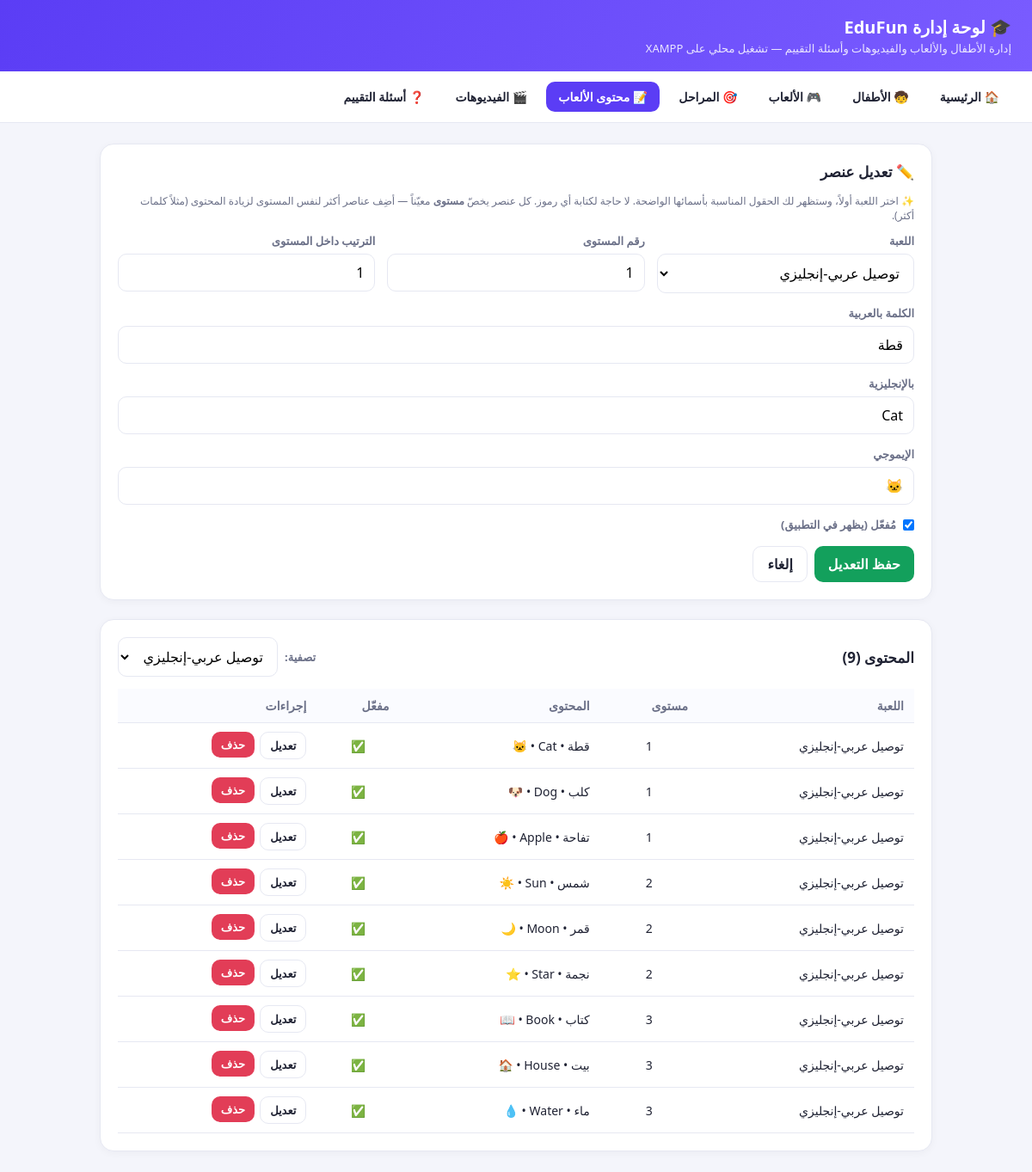
/admin/game_items.php?edit=20, run on the app's committed database.
### tables this page shows
CREATE TABLE IF NOT EXISTS game_items (
  id           INT AUTO_INCREMENT PRIMARY KEY,
  game_code    VARCHAR(40)  NOT NULL,
  level_number TINYINT      NOT NULL DEFAULT 1,
  text1        VARCHAR(300) NOT NULL DEFAULT '',
  text2        VARCHAR(300) NOT NULL DEFAULT '',
  text3        VARCHAR(300) NOT NULL DEFAULT '',
  text4        VARCHAR(300) NOT NULL DEFAULT '',
  sort_order   INT          NOT NULL DEFAULT 0,
  is_active    TINYINT(1)   NOT NULL DEFAULT 1,
  KEY idx_game_level (game_code, level_number)
);

### admin/game_items.php (the view, shortened to what this page needs)
<?php
require_once __DIR__ . '/inc.php';
$textGames = [
    'word_game'        => 'ترتيب الكلمات',
    'english_spelling' => 'التهجئة الإنجليزية',
    'sentence_game'    => 'تكوين الجُمل',
    'ar_en_matching'   => 'توصيل عربي-إنجليزي',
    'grammar_matching' => 'توصيل الإعراب',
    'question_builder' => 'صانع الأسئلة',
    'error_hunter'     => 'صائد الأخطاء',
];
$editing = null;
if (isset($_GET['edit'])) {
    $stmt = $pdo->prepare("SELECT * FROM game_items WHERE id = ?");
    $stmt->execute([(int) $_GET['edit']]);
    $editing = $stmt->fetch();
}
$filter = $_GET['game'] ?? ($editing['game_code'] ?? '');
if ($filter !== '' && isset($textGames[$filter])) {
    $stmt = $pdo->prepare(
        "SELECT * FROM game_items WHERE game_code = ? ORDER BY level_number, sort_order, id"
    );
    $stmt->execute([$filter]);
    $rows = $stmt->fetchAll();
} else {
    $rows = $pdo->query("SELECT * FROM game_items ORDER BY game_code, level_number, sort_order, id")->fetchAll();
}
$activeChecked = (!$editing || (int) ($editing['is_active'] ?? 1) === 1) ? 'checked' : '';
?>
<div class="card">
  <h2><?= $editing ? '✏️ تعديل عنصر' : '➕ إضافة عنصر جديد' ?></h2>
  <p class="hint">✨ اختر اللعبة أولاً، وستظهر لك الحقول المناسبة بأسمائها الواضحة. لا حاجة لكتابة أي رموز.
     كل عنصر يخصّ <b>مستوى</b> معيّناً — أضِف عناصر أكثر لنفس المستوى لزيادة المحتوى (مثلاً كلمات أكثر).</p>
  <form method="post">
    <div class="grid">
      <div>
        <label>اللعبة</label>
        <select name="game_code" id="game_code" required onchange="applyLabels()">
          <?php foreach ($textGames as $code => $name): ?>
            <option value="<?= h($code) ?>" <?= ($editing['game_code'] ?? '') === $code ? 'selected' : '' ?>><?= h($name) ?></option>
          <?php endforeach; ?>
        </select>
      </div>
      <div>
        <label>رقم المستوى</label>
        <input type="number" name="level_number" min="1" max="20" value="<?= h($editing['level_number'] ?? 1) ?>">
      </div>
      <div>
        <label>الترتيب داخل المستوى</label>
        <input type="number" name="sort_order" value="<?= h($editing['sort_order'] ?? 0) ?>">
      </div>
    </div>
    <div id="f_text1" style="margin-top:14px">
      <label id="l_text1">الحقل 1</label>
      <input type="text" name="text1" id="text1" value="<?= h($editing['text1'] ?? '') ?>">
    </div>
    <div id="f_text2" style="margin-top:14px">
      <label id="l_text2">الحقل 2</label>
      <input type="text" name="text2" id="text2" value="<?= h($editing['text2'] ?? '') ?>">
    </div>
    <div id="f_text3" style="margin-top:14px">
      <label id="l_text3">الحقل 3</label>
      <input type="text" name="text3" id="text3" value="<?= h($editing['text3'] ?? '') ?>">
    </div>
    <div style="margin-top:14px">
      <label style="display:flex; align-items:center; gap:8px; cursor:pointer">
        <input type="checkbox" name="is_active" value="1" <?= $activeChecked ?> style="width:auto; margin:0">
        <span>مُفعّل (يظهر في التطبيق)</span>
      </label>
    </div>
    <div style="margin-top:16px; display:flex; gap:8px">
      <button class="btn ok" type="submit"><?= $editing ? 'حفظ التعديل' : 'إضافة' ?></button>
      <?php if ($editing): ?><a class="btn ghost" href="game_items.php">إلغاء</a><?php endif; ?>
    </div>
  </form>
</div>
<div class="card">
  <div style="display:flex; justify-content:space-between; align-items:center; flex-wrap:wrap; gap:10px">
    <h2 style="margin:0">المحتوى (<?= count($rows) ?>)</h2>
    <form method="get" style="display:flex; gap:8px; align-items:center">
      <label style="margin:0">تصفية:</label>
      <select name="game" onchange="this.form.submit()" style="width:auto">
        <?php foreach ($textGames as $code => $name): ?>
          <option value="<?= h($code) ?>" <?= $filter === $code ? 'selected' : '' ?>><?= h($name) ?></option>
        <?php endforeach; ?>
      </select>
    </form>
  </div>
  <table style="margin-top:14px">
    <tr><th>اللعبة</th><th>مستوى</th><th>المحتوى</th><th>مفعّل</th><th>إجراءات</th></tr>
    <?php foreach ($rows as $it):
      $parts = array_filter([$it['text1'], $it['text2'], $it['text3'], $it['text4']], fn($v) => $v !== '');
    ?>
      <tr style="<?= (int) $it['is_active'] === 0 ? 'opacity:.55' : '' ?>">
        <td><?= h($textGames[$it['game_code']] ?? $it['game_code']) ?></td>
        <td style="text-align:center"><?= (int) $it['level_number'] ?></td>
        <td><?= h(implode('  •  ', $parts)) ?></td>
        <td style="text-align:center"><?= (int) $it['is_active'] === 1 ? '✅' : '🚫' ?></td>
        <td>
          <div class="row-actions">
            <a class="btn ghost sm" href="game_items.php?edit=<?= (int) $it['id'] ?>">تعديل</a>
            <form method="post" onsubmit="return confirm('حذف هذا العنصر؟');" style="display:inline">
              <button class="btn danger sm" type="submit">حذف</button>
            </form>
          </div>
        </td>
      </tr>
    <?php endforeach; ?>
  </table>
</div>

### admin/inc.php (style rules this page uses)
:root { --p:#5b3df5; --p2:#7a5cff; --bg:#f4f5fb; --ink:#1f2233; --muted:#6b7088; --line:#e6e8f2; --ok:#13a05c; --danger:#e23d57; }
* { box-sizing:border-box; }
body { margin:0; font-family:"Segoe UI",Tahoma,Arial,sans-serif; background:var(--bg); color:var(--ink); }
.card { background:#fff; border:1px solid var(--line); border-radius:16px; padding:20px; margin-bottom:22px; box-shadow:0 2px 10px rgba(31,34,51,.04); }
.card h2 { margin:0 0 14px; font-size:17px; }
table { width:100%; border-collapse:collapse; font-size:14px; }
th, td { text-align:right; padding:10px 12px; border-bottom:1px solid var(--line); vertical-align:middle; }
th { color:var(--muted); font-weight:700; background:#fafbff; }
input, select, textarea { width:100%; padding:10px 12px; border:1px solid var(--line); border-radius:10px; font:inherit; background:#fff; }
label { display:block; font-size:13px; font-weight:600; margin:0 0 6px; color:var(--muted); }
.grid { display:grid; grid-template-columns:repeat(auto-fit,minmax(180px,1fr)); gap:14px; }
.btn { display:inline-block; border:none; cursor:pointer; padding:9px 16px; border-radius:10px; font:inherit; font-weight:700; color:#fff; background:var(--p); text-decoration:none; }
.btn.ok { background:var(--ok); }
.btn.danger { background:var(--danger); }
.btn.ghost { background:#fff; color:var(--ink); border:1px solid var(--line); }
.btn.sm { padding:6px 11px; font-size:13px; }
.row-actions { display:flex; gap:6px; }
.hint { color:var(--muted); font-size:12px; margin-top:4px; }

### data on the page
game_items: game_code "توصيل عربي-إنجليزي", level_number "1", sort_order "1", text1 "قطة", text2 "Cat", text3 "🐱", game "توصيل عربي-إنجليزي", parts "قطة • Cat • 🐱"
game_items: game_code "توصيل عربي-إنجليزي", level_number "1", parts "كلب • Dog • 🐶"
game_items: game_code "توصيل عربي-إنجليزي", level_number "1", parts "تفاحة • Apple • 🍎"
game_items: game_code "توصيل عربي-إنجليزي", level_number "2", parts "شمس • Sun • ☀️"
game_items: game_code "توصيل عربي-إنجليزي", level_number "2", parts "قمر • Moon • 🌙"
game_items: game_code "توصيل عربي-إنجليزي", level_number "2", parts "نجمة • Star • ⭐"
game_items: game_code "توصيل عربي-إنجليزي", level_number "3", parts "كتاب • Book • 📖"
game_items: game_code "توصيل عربي-إنجليزي", level_number "3", parts "بيت • House • 🏠"
game_items: game_code "توصيل عربي-إنجليزي", level_number "3", parts "ماء • Water • 💧"

### other printed values
$label "🏠 الرئيسية"
$label "🧒 الأطفال"
$label "🎮 الألعاب"
$label "🎯 المراحل"
$label "📝 محتوى الألعاب"
$label "🎬 الفيديوهات"
$label "❓ أسئلة التقييم"
count($rows) "9"
